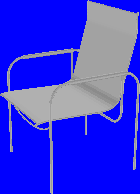
#> input picture data_p1/100chairs_rendering/011_14.png, 140 x 194 px, given in place of 001_0.png, which was not available
$ jupyter execute --allow-errors hmwk3_p1.ipynb   (text cells are left out)
#> lines starting #> are read from the running program, lines starting #| are printed output that depends on the picture; pictures that were not available may be replaced by others from this repository, and a replacement may not be noted
#> `image = skimage.io.imread(image_path, as_gray=True)`:
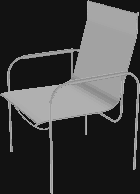
#> image: shape (194, 140) float64; min 0.0721, max 0.706, mean 0.258
[cell 1]
# todo (a)
import numpy as np
import skimage
from skimage import exposure
import skimage.io
import skimage.transform
import skimage.feature
import os
import matplotlib.pyplot as plt

from mrf import mrf

[cell 2]
# ---Visualization Utilities--- #
#
# ----------------------------- #

def mat_show(matrix):
	"""
	Visualize matrix
	"""
	plt.matshow(matrix)
	plt.colorbar()
	plt.show()


def save_hog_image(hog_image, title, output_path):
	"""
	save the visualization of the hog feature
	"""
	fig, ax = plt.subplots(1, 1, figsize=(4, 4))

	# Rescale histogram for better display
	hog_image_rescaled = exposure.rescale_intensity(hog_image, in_range=(0, 10))

	ax.axis('off')
	ax.imshow(hog_image_rescaled, cmap=plt.cm.gray)
	ax.set_title(title)
	plt.savefig(output_path)


# ----------------------------- #

# directory of rendered views of each shape
rendering_dir = '../data_p1/100chairs_rendering'
# number of chairs in our dataset
num_shapes = 100
# number of rendered views for each shape
num_views = 16

output_path = '../outputs_p1'
os.makedirs(output_path, exist_ok=True)

[cell 3]
##
# P1(a): extract HoG features of each input image
#        to represent each shape by V x H dim feature.

def hog_extraction(image):
	"""
		Input:
			image: H x W
		Output:
			feature: HoG feature
			hog_image: HoG feature visualization

	"""
	# ------ Your code here ------- #
	# TODO resize the image to 120x120,
	#  extract HoG feature for the image,
	#  return the feature vector and a visualization of the feature
	# You may use skimage.transform.resize and skimage.feature.hog
	# https://scikit-image.org/docs/stable/auto_examples/features_detection/plot_hog.html
	# ----------------------------- #
	image = skimage.transform.resize(image, (120, 120))
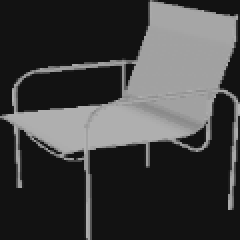
#> image: shape (120, 120) float64 (shown 2 times larger); min 0.0721, max 0.698, mean 0.257
	feature, hog_image = skimage.feature.hog(image, visualize=True)
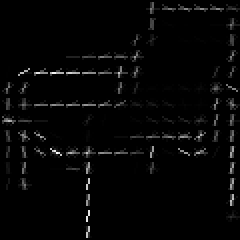
#> hog_image: shape (120, 120) float64 (shown 2 times larger); min 0, max 0.282, mean 0.00642; drawn with min black and max white
#> feature = 13689 values, max 1 at index 1210, min 0 at index 0, mean 0.0394
	return feature, hog_image


# ------ Your code here ------- #
# TODO: implement function hog_extraction
# TODO: compute the representation of each shape
#       by computing the HoG feature of each view
# You may use skimage.io.imread for loading images
# ----------------------------- #
shape_features = []
#> (the rest of this cell did not finish here and is left out)

#> (a cell that did not finish here is left out)

[cell 5]
##
# P1(b): compute pairwise dissimilarity matrix between shapes

# ------ Your code here ------- #
# TODO: implement function pairwise_dissimilarity
# TODO: compute the dissimilarity matrix between each pair of shapes
# ----------------------------- #


def pairwise_dissimilarity(feat1, feat2):
	"""
	Compute pairwise dissimilarity matrix between two shapes.
	Input:
	 - feat1, feat2: VxH shape feature. Each row corresponds
	to the HoG feature of an image view.
	Output:
	  - D : VxV dissimilarity matrix
	"""
	# ------ Your code here ------- #
	# ----------------------------- #
	D = np.zeros((feat1.shape[0], feat2.shape[0]))
	for i in range(feat1.shape[0]):
		for j in range(feat2.shape[0]):
			D[i, j] = np.linalg.norm(feat1[i] - feat2[j])
	return D

#> (a cell that did not finish here is left out)

[cell 7]
# ----------------------------- #
##
# P1(c): joint shape alignment by MRF

# P1(c).1: If unary is ignored, the objective is to find view allocation that maximize the sum of all pairwise affinities between different shapes, which is equivalent to find view for all shape that matches the best with the other shape.

# ------ Your code here ------- #
# TODO: build W_ij matrix that holds affinities for all pairs of shapes
sigma = 15
#> sigma = 15
W = []
#> (the rest of this cell did not finish here and is left out)

$ run again, on data_p1/100chairs_rendering/061_1.png
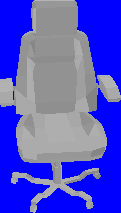
#> input picture data_p1/100chairs_rendering/061_1.png, 121 x 213 px, given in place of 001_0.png, which was not available
#> in hog_extraction, `image = skimage.transform.resize(image, (120, 120))`:
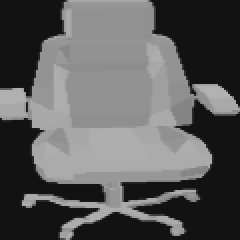
#> image: shape (120, 120) float64 (shown 2 times larger); min 0.0721, max 0.698, mean 0.361
#> in hog_extraction, `feature, hog_image = skimage.feature.hog(image, visualize=True)`:
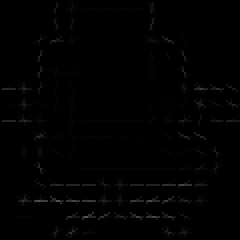
#> hog_image: shape (120, 120) float64 (shown 2 times larger); min 0, max 0.342, mean 0.0062
#> in hog_extraction, `feature, hog_image = skimage.feature.hog(image, visualize=True)`: feature = 13689 values, max 0.582 at index 951, min 0 at index 1, mean 0.0507
#> sigma = 15

$ run again, on data_p1/100chairs_rendering/061_12.png
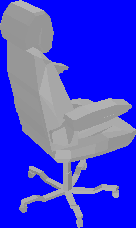
#> input picture data_p1/100chairs_rendering/061_12.png, 136 x 228 px, given in place of 001_0.png, which was not available
#> in hog_extraction, `image = skimage.transform.resize(image, (120, 120))`:
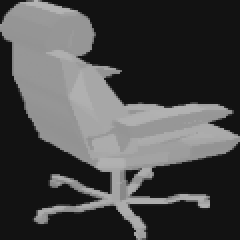
#> image: shape (120, 120) float64 (shown 2 times larger); min 0.0721, max 0.706, mean 0.289
#> in hog_extraction, `feature, hog_image = skimage.feature.hog(image, visualize=True)`:
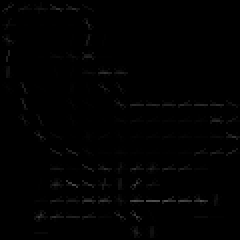
#> hog_image: shape (120, 120) float64 (shown 2 times larger); min 0, max 0.308, mean 0.00593
#> in hog_extraction, `feature, hog_image = skimage.feature.hog(image, visualize=True)`: feature = 13689 values, max 1 at index 540, min 0 at index 5, mean 0.0453
#> sigma = 15

$ run again, on data_p1/100chairs_rendering/061_14.png
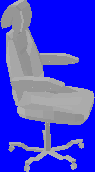
#> input picture data_p1/100chairs_rendering/061_14.png, 95 x 172 px, given in place of 001_0.png, which was not available
#> in hog_extraction, `image = skimage.transform.resize(image, (120, 120))`:
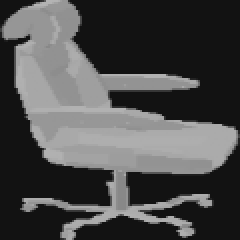
#> image: shape (120, 120) float64 (shown 2 times larger); min 0.0721, max 0.706, mean 0.298
#> in hog_extraction, `feature, hog_image = skimage.feature.hog(image, visualize=True)`:
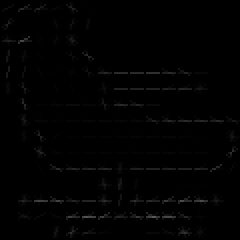
#> hog_image: shape (120, 120) float64 (shown 2 times larger); min 0, max 0.355, mean 0.00707
#> in hog_extraction, `feature, hog_image = skimage.feature.hog(image, visualize=True)`: feature = 13689 values, max 1 at index 3136, min 0 at index 5, mean 0.0459
#> sigma = 15
